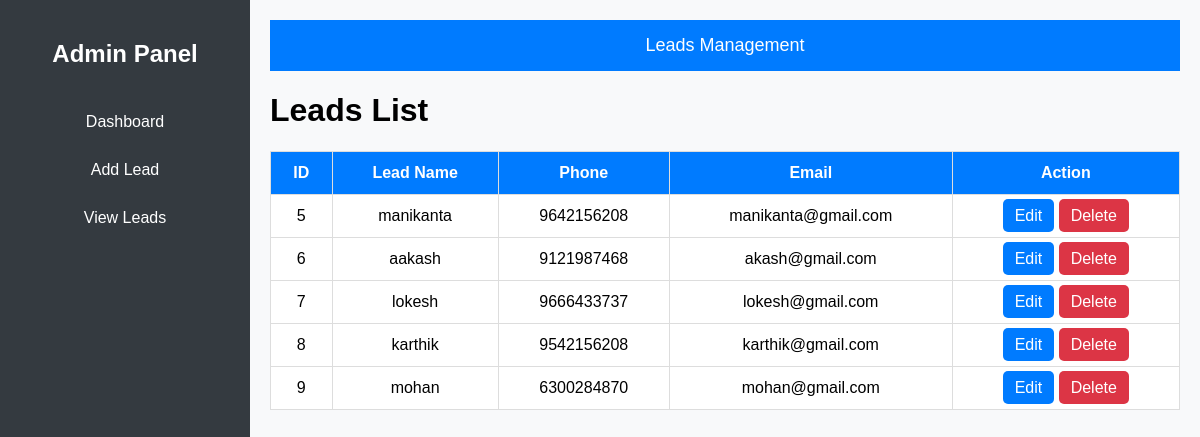
The page /view_leads.php on the database its author committed.
### tables this page shows
CREATE TABLE `leads` (
  `id` int(11) NOT NULL,
  `name` varchar(100) NOT NULL,
  `phone` varchar(15) NOT NULL,
  `status` enum('new','contacted','converted','not interested') DEFAULT 'new',
  `notes` text DEFAULT NULL,
  `assigned_to` int(11) DEFAULT NULL,
  `email` varchar(255) DEFAULT NULL,
  `lead_name` varchar(255) DEFAULT NULL,
  `telecaller_id` int(11) DEFAULT NULL,
  `updated_at` timestamp NOT NULL DEFAULT current_timestamp() ON UPDATE current_timestamp()
);

### view_leads.php (the view, shortened to what this page needs)
<!DOCTYPE html>
<html lang="en">
<head>
</head>
<body>
    <div class="sidebar">
        <h2>Admin Panel</h2>
        <ul>
            <li><a href="admin_dashboard.php">Dashboard</a></li>
            <li><a href="add_lead.php">Add Lead</a></li>
            <li><a href="view_leads.php">View Leads</a></li>
        </ul>
    </div>
    <div class="content">
        <div class="navbar">Leads Management</div>
        <h1>Leads List</h1>
        <table>
            <thead>
                <tr>
                    <th>ID</th>
                    <th>Lead Name</th>
                    <th>Phone</th>
                    <th>Email</th>
                    <th>Action</th>
                </tr>
            </thead>
            <tbody>
                <?php
                include('db_connection.php');
                $sql = "SELECT * FROM leads";
                $result = $conn->query($sql);
                if ($result->num_rows > 0) {
                    while ($row = $result->fetch_assoc()) {
                        echo "<tr>";
                        echo "<td>" . $row['id'] . "</td>";
                        echo "<td>" . $row['name'] . "</td>";
                        echo "<td>" . $row['phone'] . "</td>";
                        echo "<td>" . $row['email'] . "</td>";
                        echo "<td>
                                <a href='edit_lead.php?id=" . $row['id'] . "' class='btn'>Edit</a>
                                <a href='delete_lead.php?id=" . $row['id'] . "' class='btn btn-danger'>Delete</a>
                              </td>";
                        echo "</tr>";
                    }
                } else {
                    echo "<tr><td colspan='5'>No leads found</td></tr>";
                }
                ?>
            </tbody>
        </table>
    </div>
</body>
</html>

### view_leads.php (style rules this page uses)
body { font-family: 'Lucida Sans', 'Lucida Grande', sans-serif; margin: 0; padding: 0; background-color: #f8f9fa; display: flex; }
.sidebar { width: 250px; background: #343a40; color: white; height: 100vh; padding-top: 20px; position: fixed; }
.sidebar h2 { text-align: center; padding-bottom: 10px; }
.sidebar ul { list-style: none; padding: 0; }
.sidebar ul li { padding: 15px; text-align: center; }
.sidebar ul li a { color: white; text-decoration: none; display: block; }
.content { margin-left: 250px; padding: 20px; width: 100%; }
.navbar { background-color: #007bff; padding: 15px; color: white; text-align: center; font-size: 18px; }
table { width: 100%; border-collapse: collapse; margin: 20px 0; border: 1px solid #ddd; background: white; }
table th, table td { padding: 12px; text-align: center; border: 1px solid #ddd; }
table th { background-color: #007bff; color: white; }
.btn { padding: 8px 12px; background-color: #007bff; color: white; border: none; border-radius: 5px; cursor: pointer; text-decoration: none; }
.btn-danger { background-color: #dc3545; }

### rows shown on the page
leads: id "5", name "manikanta", phone "9642156208", email "manikanta@gmail.com"
leads: id "6", name "aakash", phone "9121987468", email "akash@gmail.com"
leads: id "7", name "lokesh", phone "9666433737", email "lokesh@gmail.com"
leads: id "8", name "karthik", phone "9542156208", email "karthik@gmail.com"
leads: id "9", name "mohan", phone "6300284870", email "mohan@gmail.com"
